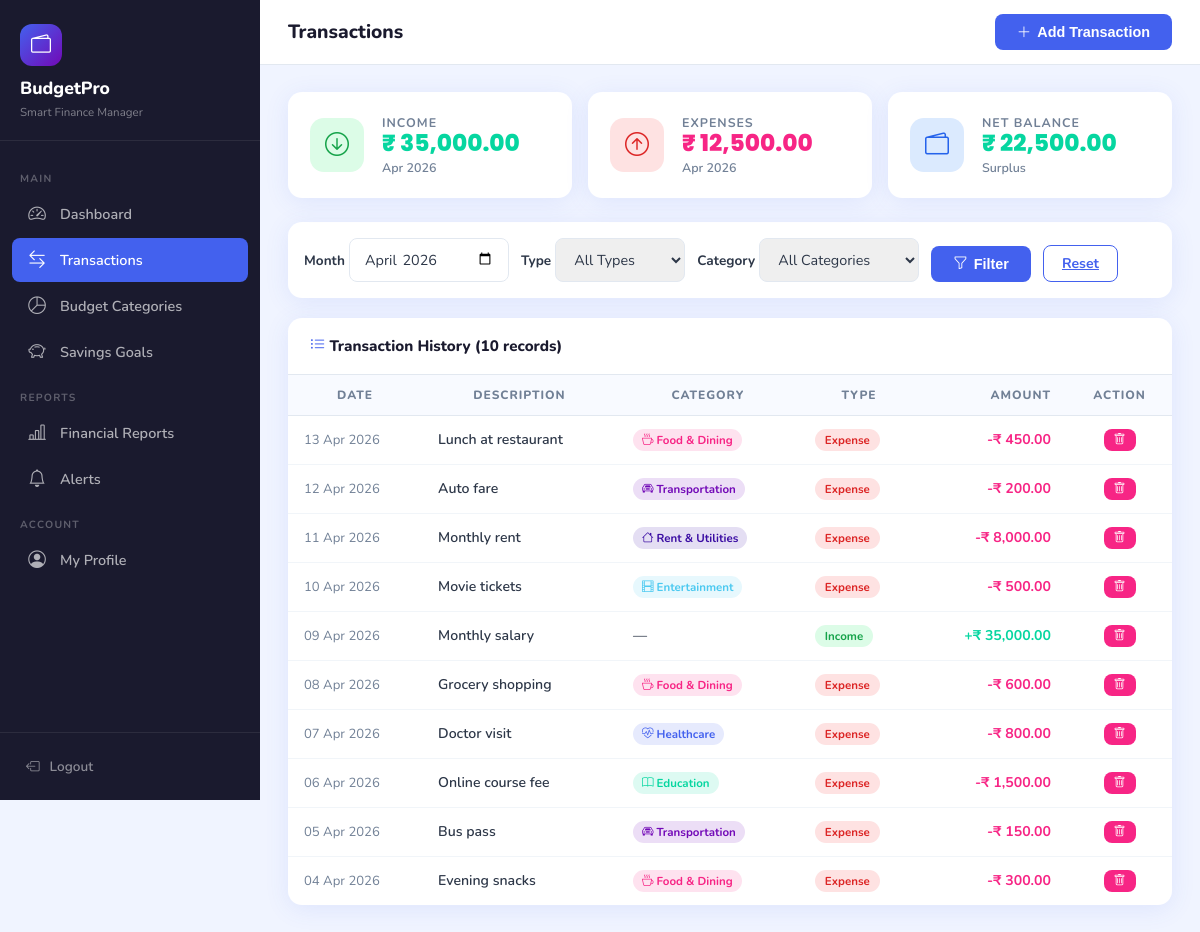
/transactions.php (signed in), run on the app's committed database.
### tables this page shows
CREATE TABLE transactions (
  transaction_id INT AUTO_INCREMENT PRIMARY KEY,
  user_id        INT          NOT NULL,
  category_id    INT,
  amount         DECIMAL(12,2) NOT NULL,
  type           ENUM('income','expense') NOT NULL,
  description    VARCHAR(255),
  transaction_date DATE       NOT NULL,
  created_at     TIMESTAMP    DEFAULT CURRENT_TIMESTAMP,
  FOREIGN KEY (user_id)     REFERENCES users(user_id)             ON DELETE CASCADE,
  FOREIGN KEY (category_id) REFERENCES budget_categories(category_id) ON DELETE SET NULL
);

CREATE TABLE budget_categories (
  category_id   INT AUTO_INCREMENT PRIMARY KEY,
  user_id       INT          NOT NULL,
  category_name VARCHAR(100) NOT NULL,
  budget_limit  DECIMAL(12,2) NOT NULL DEFAULT 0.00,
  period_type   ENUM('monthly','yearly') DEFAULT 'monthly',
  icon          VARCHAR(50)  DEFAULT 'bi-tag',
  color         VARCHAR(10)  DEFAULT '#4361ee',
  status        ENUM('active','inactive') DEFAULT 'active',
  created_at    TIMESTAMP    DEFAULT CURRENT_TIMESTAMP,
  FOREIGN KEY (user_id) REFERENCES users(user_id) ON DELETE CASCADE
);

### includes/functions.php (called while the page is built, shortened)
<?php
function fmt(float $n): string { return '₹ ' . number_format($n, 2); }

### transactions.php (the view, shortened to what this page needs)
<?php
require_once 'includes/functions.php';
require_once 'includes/db.php';
$uid = uid();
$filterMonth = $_GET['month'] ?? date('Y-m');
$where = "WHERE t.user_id=:uid";
$params = [':uid' => $uid];
if ($filterMonth) { $where .= " AND DATE_FORMAT(t.transaction_date,'%Y-%m')=:month"; $params[':month'] = $filterMonth; }
$transactions = $pdo->prepare("SELECT t.*,bc.category_name,bc.color,bc.icon FROM transactions t LEFT JOIN budget_categories bc ON bc.category_id=t.category_id $where ORDER BY t.transaction_date DESC, t.created_at DESC");
$transactions->execute($params);
$txRows = $transactions->fetchAll();
$totStmt = $pdo->prepare("SELECT type,COALESCE(SUM(amount),0) AS total FROM transactions WHERE user_id=? AND DATE_FORMAT(transaction_date,'%Y-%m')=? GROUP BY type");
$totStmt->execute([$uid, $filterMonth]);
$totals = ['income'=>0,'expense'=>0];
foreach ($totStmt->fetchAll() as $r) $totals[$r['type']] = $r['total'];
?>
<!DOCTYPE html>
<html lang="en">
<head>
<link rel="stylesheet" href="https://cdn.jsdelivr.net/npm/bootstrap-icons@1.11.3/font/bootstrap-icons.css">
<link rel="stylesheet" href="assets/css/style.css">
</head>
<body>
<?php include 'includes/sidebar.php'; ?>
<div class="main-content">
  <div class="topbar">
    <div style="display:flex;align-items:center;gap:14px">
      <span class="page-title">Transactions</span>
    </div>
    <button onclick="document.getElementById('addModal').style.display='flex'" class="btn-primary-custom"><i class="bi bi-plus-lg"></i> Add Transaction</button>
  </div>
  <div class="content-area">
    <div style="display:grid;grid-template-columns:repeat(auto-fit,minmax(180px,1fr));gap:16px;margin-bottom:24px">
      <div class="stat-card"><div class="stat-icon" style="background:#dcfce7"><i class="bi bi-arrow-down-circle" style="color:#16a34a"></i></div><div><div class="label">Income</div><div class="value" style="color:#06d6a0"><?= fmt($totals['income']) ?></div><div class="change" style="color:var(--text-muted)"><?= date('M Y',strtotime($filterMonth.'-01')) ?></div></div></div>
      <div class="stat-card"><div class="stat-icon" style="background:#fee2e2"><i class="bi bi-arrow-up-circle" style="color:#dc2626"></i></div><div><div class="label">Expenses</div><div class="value" style="color:#f72585"><?= fmt($totals['expense']) ?></div><div class="change" style="color:var(--text-muted)"><?= date('M Y',strtotime($filterMonth.'-01')) ?></div></div></div>
      <div class="stat-card"><div class="stat-icon" style="background:#dbeafe"><i class="bi bi-wallet2" style="color:#2563eb"></i></div><div><div class="label">Net Balance</div><div class="value" style="color:<?= $totals['income']-$totals['expense']>=0?'var(--success)':'var(--danger)' ?>"><?= fmt(abs($totals['income']-$totals['expense'])) ?></div><div class="change" style="color:var(--text-muted)"><?= $totals['income']-$totals['expense']>=0?'Surplus':'Deficit' ?></div></div></div>
    </div>
    <div class="bcard" style="margin-bottom:20px">
      <div class="bcard-body" style="padding:16px">
        <form method="GET" style="display:flex;gap:12px;flex-wrap:wrap;align-items:flex-end">
          <div>
            <label class="form-label">Month</label>
            <input type="month" name="month" value="<?= htmlspecialchars($filterMonth) ?>" class="form-control" style="width:160px">
          </div>
          <div>
            <label class="form-label">Type</label>
            <select name="type" class="form-select" style="width:130px">
              <option value="">All Types</option>
            </select>
          </div>
          <div>
            <label class="form-label">Category</label>
            <select name="cat" class="form-select" style="width:160px">
              <option value="">All Categories</option>
            </select>
          </div>
          <button type="submit" class="btn-primary-custom"><i class="bi bi-funnel"></i> Filter</button>
          <a href="transactions.php" class="btn-outline-custom">Reset</a>
        </form>
      </div>
    </div>
    <div class="bcard">
      <div class="bcard-header"><h6><i class="bi bi-list-ul" style="color:var(--primary)"></i> Transaction History (<?= count($txRows) ?> records)</h6></div>
      <div class="bcard-body" style="padding:0">
        <?php if ($txRows): ?>
        <table class="btable">
          <thead><tr><th>Date</th><th>Description</th><th>Category</th><th>Type</th><th style="text-align:right">Amount</th><th style="text-align:center">Action</th></tr></thead>
          <tbody>
          <?php foreach ($txRows as $r): ?>
          <tr>
            <td style="color:var(--text-muted);font-size:.82rem;white-space:nowrap"><?= date('d M Y', strtotime($r['transaction_date'])) ?></td>
            <td style="font-weight:600"><?= htmlspecialchars($r['description'] ?: '—') ?></td>
            <td><?php if ($r['category_name']): ?><span style="background:<?= $r['color'] ?>22;color:<?= $r['color'] ?>;padding:3px 9px;border-radius:20px;font-size:.72rem;font-weight:700"><i class="bi <?= $r['icon'] ?>"></i> <?= htmlspecialchars($r['category_name']) ?></span><?php else: ?>—<?php endif; ?></td>
            <td><span class="badge-<?= $r['type'] ?>"><?= ucfirst($r['type']) ?></span></td>
            <td style="text-align:right;font-weight:700;color:<?= $r['type']==='income'?'#06d6a0':'#f72585' ?>"><?= ($r['type']==='income'?'+':'-') . fmt($r['amount']) ?></td>
            <td style="text-align:center">
              <form method="POST" style="display:inline">
                <button type="submit" class="btn-danger-custom" data-confirm="Delete this transaction?" style="padding:4px 10px;font-size:.75rem"><i class="bi bi-trash"></i></button>
              </form>
            </td>
          </tr>
          <?php endforeach; ?>
          </tbody>
        </table>
        <?php else: ?>
        <div class="empty-state"><i class="bi bi-receipt"></i><p>No transactions found for the selected filters.</p></div>
        <?php endif; ?>
      </div>
    </div>
  </div>
</div>
</body>
</html>

### assets/css/style.css (style rules this page uses)
:root { --primary: #4361ee; --primary-d: #3251d4; --secondary: #7209b7; --success: #06d6a0; --danger: #f72585; --warning: #ffd166; --info: #4cc9f0; --dark: #1a1a2e; --card-bg: #ffffff; --body-bg: #f0f4ff; --sidebar-bg: #1a1a2e; --sidebar-w: 260px; --text-main: #2d3748; --text-muted: #718096; --border: #e2e8f0; --shadow: 0 4px 24px rgba(67,97,238,.10); --radius: 14px; --radius-sm: 8px; }
*, *::before, *::after { box-sizing: border-box; margin: 0; padding: 0; }
html { scroll-behavior: smooth; }
body { font-family: 'Nunito', sans-serif; background: var(--body-bg); color: var(--text-main); min-height: 100vh; }
.main-content { margin-left: var(--sidebar-w); min-height: 100vh; }
.topbar { background: #fff; padding: 14px 28px; display: flex; align-items: center; justify-content: space-between; box-shadow: 0 1px 0 var(--border); position: sticky; top: 0; z-index: 900; }
.topbar .page-title { font-weight: 800; font-size: 1.2rem; color: var(--dark); }
.content-area { padding: 28px; }
.stat-card { background: var(--card-bg); border-radius: var(--radius); padding: 22px; box-shadow: var(--shadow); display: flex; align-items: center; gap: 18px; transition: transform .2s, box-shadow .2s; }
.stat-icon { width: 54px; height: 54px; border-radius: 14px; display: flex; align-items: center; justify-content: center; font-size: 1.5rem; flex-shrink: 0; }
.stat-card .label { font-size:.78rem; text-transform:uppercase; letter-spacing:.08em; color:var(--text-muted); font-weight:700; }
.stat-card .value { font-size:1.45rem; font-weight:800; color:var(--dark); font-family:'Poppins',sans-serif; line-height:1.1; }
.stat-card .change { font-size:.78rem; font-weight:600; margin-top:2px; }
.bcard { background:#fff; border-radius:var(--radius); box-shadow:var(--shadow); overflow:hidden; }
.bcard-header { padding:18px 22px; display:flex; align-items:center; justify-content:space-between; border-bottom:1px solid var(--border); }
.bcard-header h6 { font-weight:800; color:var(--dark); margin:0; font-size:.95rem; }
.bcard-body { padding:22px; }
.btable { width:100%; border-collapse:collapse; }
.btable thead th { background: #f8faff; padding: 12px 16px; font-size: .75rem; font-weight: 800; text-transform: uppercase; letter-spacing:.08em; color: var(--text-muted); border-bottom: 1px solid var(--border); white-space:nowrap; }
.btable tbody td { padding: 13px 16px; border-bottom: 1px solid #f1f5f9; font-size:.88rem; vertical-align:middle; }
.btable tbody tr:last-child td { border-bottom:none; }
.badge-income { background:#dcfce7; color:#16a34a; padding:3px 10px; border-radius:20px; font-size:.72rem; font-weight:700; }
.badge-expense { background:#fee2e2; color:#dc2626; padding:3px 10px; border-radius:20px; font-size:.72rem; font-weight:700; }
.form-label { font-weight: 700; font-size: .85rem; color: var(--text-main); margin-bottom:5px; }
.form-control, .form-select { border: 1.5px solid var(--border); border-radius: var(--radius-sm); padding: 10px 14px; font-size: .9rem; font-family: 'Nunito', sans-serif; color: var(--text-main); transition: border-color .2s, box-shadow .2s; }
.btn-primary-custom { background: var(--primary); color:#fff; border:none; padding:10px 22px; border-radius:var(--radius-sm); font-weight:700; font-size:.9rem; cursor:pointer; transition:background .2s,transform .1s; display:inline-flex; align-items:center; gap:6px; }
.btn-danger-custom { background:var(--danger); color:#fff; border:none; padding:6px 14px; border-radius:var(--radius-sm); font-weight:700; font-size:.82rem; cursor:pointer; transition:opacity .2s; }
.btn-outline-custom { background:transparent; color:var(--primary); border:1.5px solid var(--primary); padding:8px 18px; border-radius:var(--radius-sm); font-weight:700; font-size:.88rem; cursor:pointer; transition:all .2s; }

### data on the page
transactions: transaction_date "13 Apr 2026", description "Lunch at restaurant", category.category_name "Food & Dining", type "Expense", amount "₹ 450.00"
transactions: transaction_date "12 Apr 2026", description "Auto fare", category.category_name "Transportation", type "Expense", amount "₹ 200.00"
transactions: transaction_date "11 Apr 2026", description "Monthly rent", category.category_name "Rent & Utilities", type "Expense", amount "₹ 8,000.00"
transactions: transaction_date "10 Apr 2026", description "Movie tickets", category.category_name "Entertainment", type "Expense", amount "₹ 500.00"
transactions: transaction_date "09 Apr 2026", description "Monthly salary", type "Income", amount "₹ 35,000.00"
transactions: transaction_date "08 Apr 2026", description "Grocery shopping", category.category_name "Food & Dining", type "Expense", amount "₹ 600.00"
transactions: transaction_date "07 Apr 2026", description "Doctor visit", category.category_name "Healthcare", type "Expense", amount "₹ 800.00"
transactions: transaction_date "06 Apr 2026", description "Online course fee", category.category_name "Education", type "Expense", amount "₹ 1,500.00"
transactions: transaction_date "05 Apr 2026", description "Bus pass", category.category_name "Transportation", type "Expense", amount "₹ 150.00"
transactions: transaction_date "04 Apr 2026", description "Evening snacks", category.category_name "Food & Dining", type "Expense", amount "₹ 300.00"

### other printed values
$label "Dashboard Transactions Budget Categories Savings Goals Financial Reports Alerts My Profile"
fmt($totals['income']) "₹ 35,000.00"
fmt($totals['expense']) "₹ 12,500.00"
fmt(abs($totals['income']-$totals['expense'])) "₹ 22,500.00"
count($txRows) "10"
